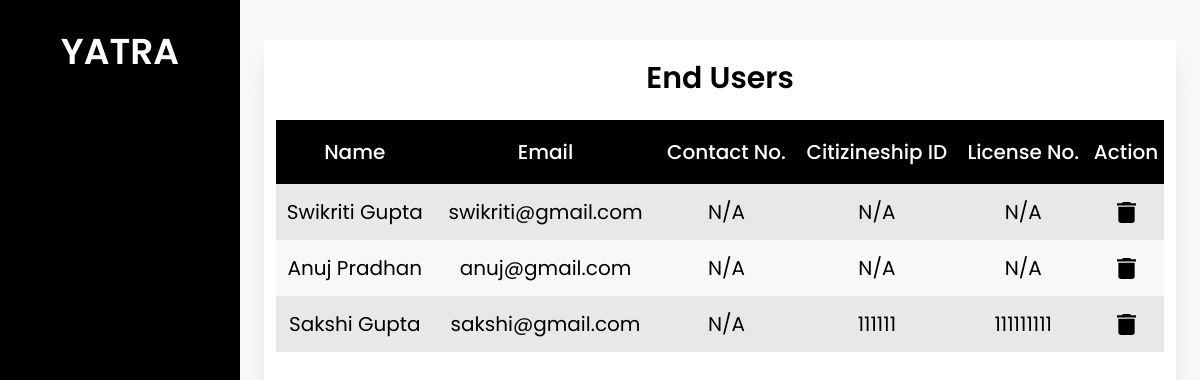
/end_users_admin/, run on the app's committed database.
### base/models.py (models this page shows)
class EndUser(models.Model):
    user = models.OneToOneField(User, on_delete=models.CASCADE, related_name="enduser")
    first_name = models.CharField(max_length=25)
    last_name = models.CharField(max_length=25)
    email = models.EmailField()
    phone_number = models.CharField(max_length=10, null= True, blank=True)
    citizenship_id = models.CharField(max_length=20, null= True, blank=True)
    citizenship = models.ImageField(upload_to='enduser/profile',  default='default_photo.jpg')
    license_no = models.CharField(max_length=20, null= True, blank=True)
    license = models.ImageField(upload_to='enduser/profile',  default='default_photo.jpg')
    pic = models.ImageField(upload_to='enduser/profile', default='default_profile.jpg')
    is_approved = models.CharField(max_length=10, choices=status, default="Pending")

### base/views.py (the view)
# urls.py: path('end_users_admin/', views.end_users_admin, name='end_users_admin'),
def end_users_admin(request):
    endUsers = EndUser.objects.all()
    context={
        'users':endUsers
    }
    return render(request, 'enduser/endusers_admin.html', context)

### base/templatetags/user_group.py (called while the page is built)
@register.filter(name='has_group')
def has_group(user, group_name):
    return user.groups.filter(name=group_name).exists()

### base/templates/enduser/endusers_admin.html (shortened to what this page needs)
{% extends 'base/base.html' %}
{% load static %}
{% block content%}
<div class="h-screen w-full px-6 py-10 bg-theme">
    <div class="bg-white h-full flex flex-col justify-between shadow-xl">
        <div class="p-3">
            <h1 class="text-center text-3xl font-semibold pt-2 pb-6">End Users</h1>
            <table class="w-full">
                <thead class="h-16 text-center">
                    <tr class="bg-black text-white text-xl">
                        <th class="font-medium">Name</th>
                        <th class="font-medium">Email</th>
                        <th class="font-medium">Contact No.</th>
                        <th class="font-medium">Citizineship ID</th>
                        <th class="font-medium">License No.</th>
                        <th class="font-medium">Action</th>
                    </tr>
                </thead>
                <tbody class="text-center">
                    {% for user in users %}
                    <tr class="text-xl h-14">
                        <td>{{user.first_name}} {{user.last_name}}</td>
                        <td>{{user.email}}</td>
                        <td>{% if user.phone_number %}{{user.phone_number}}{% else %}N/A{% endif %}</td>
                        <td>{% if user.citizenship_id %}{{user.citizenship_id}}{% else %}N/A{% endif %}</td>
                        <td>{% if user.license_no %}{{user.license_no}}{% else %}N/A{% endif %}</td>
                        <td>
                            <div class="flex flex-row justify-around">
                                <a href="{% url 'delete_user' user.user.id %}" onclick="return ConfirmDelete()">
                                    <img src="{% static 'images/delete.svg' %}">
                                </a>
                            </div>
                        </td>
                    </tr>
                    {% endfor %}
                </tbody>
            </table>
        </div>
    </div>
</div>
{% endblock content %}

### data on the page
EndUser: first_name "Swikriti", last_name "Gupta", email "swikriti@gmail.com", shows "N/A"
EndUser: first_name "Anuj", last_name "Pradhan", email "anuj@gmail.com", shows "N/A"
EndUser: first_name "Sakshi", last_name "Gupta", email "sakshi@gmail.com", shows "N/A", citizenship_id "111111", license_no "111111111"
